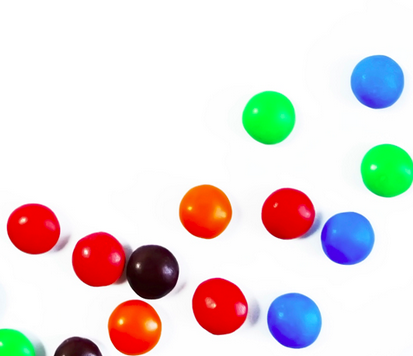
#> input picture smarties.png, 413 x 356 px
$ python '23. Transformari_morfologice-opening_closing.py'
#> lines starting #> are read from the running program, lines starting #| are printed output that depends on the picture; after the words box and inside, x2 and y2 are one past the last pixel; in counts of white or black regions, pixels touching at a corner belong together
import cv2 as cv
import numpy as np
import matplotlib.pyplot as plt

img = cv.imread("smarties.png", 0) # doar in regim alb-negru
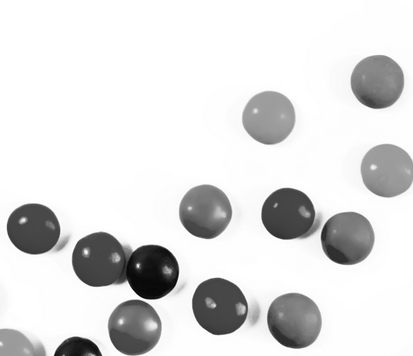
#> img: shape (356, 413); min 4, max 255, mean 222.6

# crearea mastii cu nivelul de prag - thresholding
_,masca = cv.threshold(img, 220, 255, cv.THRESH_BINARY_INV) # pina la 220 devine alb, dupa devine negru
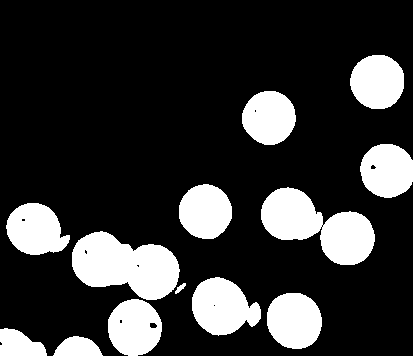
#> masca: shape (356, 413); 20.9% white; 13 white regions, largest, box (x1, y1, x2, y2) and area: (72, 231, 180, 300) 4953, (261, 187, 375, 265) 4823, (192, 277, 261, 336) 2806

kernal = np.ones((3,3), np.uint8)
iteratii = 2

# aplicarea opening adica initial eroziunea apoi delatiunea
opening = cv.morphologyEx(masca, cv.MORPH_OPEN, kernal, iterations=iteratii)
#> opening: shape (356, 413); 20.8% white; 12 white regions, largest, box (x1, y1, x2, y2) and area: (72, 232, 179, 300) 4947, (261, 188, 375, 265) 4815, (192, 277, 261, 335) 2801

# aplicarea closing adica initial delatiunea apoi eroziunea
closing = cv.morphologyEx(masca, cv.MORPH_CLOSE , kernal, iterations=iteratii)
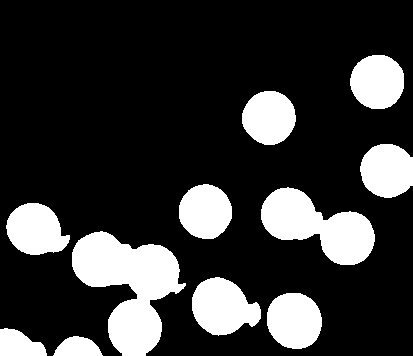
#> closing: shape (356, 413); 21% white; 11 white regions, largest, box (x1, y1, x2, y2) and area: (72, 231, 186, 356) 7529, (261, 187, 375, 265) 4855, (192, 277, 261, 336) 2822

titluri = ["Original", "Masca", "Opening", "Closing"]
imagini = [img, masca, opening, closing]

for i in range(len(imagini)):
    plt.subplot(2, 2, i+1) #
    plt.imshow(imagini[i], "gray")
    plt.title(titluri[i])
    plt.xticks([])
    plt.yticks([])
#> this loop made 4 passes

plt.show()
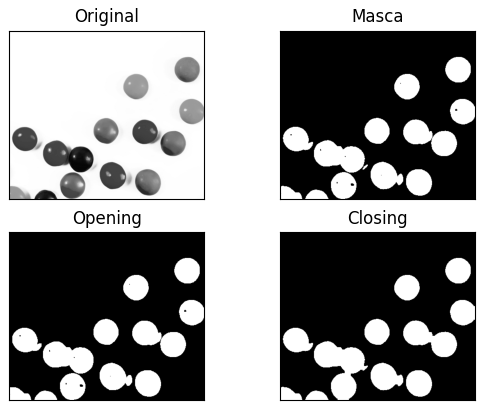
#> figure drawn by matplotlib, 4 panels
